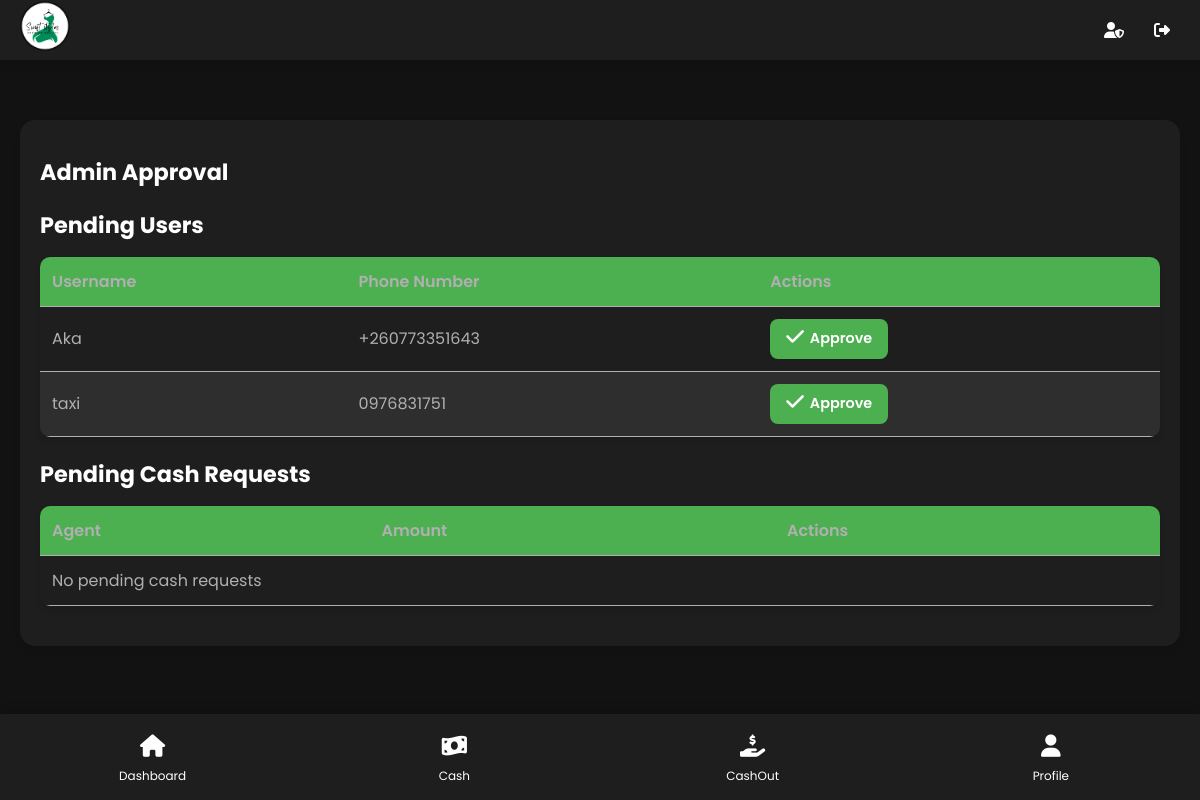
/admin-approval/ (signed in), run on an earlier commit of the app's database.
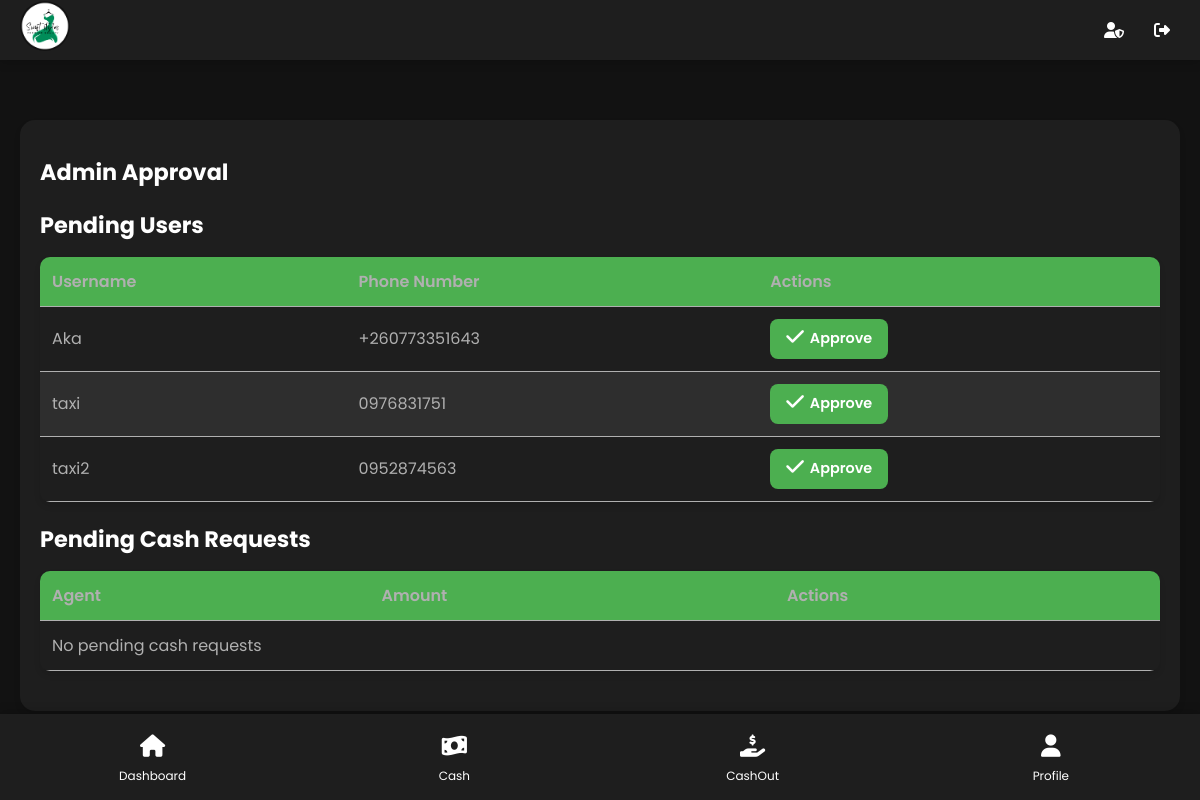
And on a later commit of the database.
### users/models.py (models this page shows, shortened)
class CustomUser(AbstractUser):
    first_name = models.CharField(max_length=100)
    last_name = models.CharField(max_length=100)
    phone_number = models.CharField(max_length=13, unique=True)
    house_number = models.CharField(max_length=50)
    business_location = models.CharField(max_length=255)
    profile_pic = models.ImageField(upload_to='profile_pics/', null=True, blank=True)
    profile_pic_thumbnail = models.ImageField(upload_to='profile_pics/thumbnails/', null=True, blank=True)
    is_approved = models.BooleanField(default=False)
    is_admin = models.BooleanField(default=False)
    is_driver = models.BooleanField(default=False)  # Add this line# Add this line

### mma/views.py (the view)
# urls.py: path('admin-approval/', views.admin_approval, name='admin_approval'),
@staff_member_required
def admin_approval(request):
    pending_users = CustomUser.objects.filter(is_approved=False)
    pending_float_requests = FloatRequest.objects.filter(is_approved=False)
    pending_cash_requests = CashRequest.objects.filter(is_approved=False)
    pending_orders = Order.objects.filter(status='pending')
    context = {
        'pending_users': pending_users,
        'pending_float_requests': pending_float_requests,
        'pending_cash_requests': pending_cash_requests,
        'pending_orders': pending_orders,
    }
    return render(request, 'mma/admin_approval.html', context)

### mma/templates/mma/admin_approval.html (shortened to what this page needs)
{% extends 'mma/base.html' %}
{% block content %}
    <div class="container">
        <div class="card">
            <h1>Admin Approval</h1>
            <h2>Pending Users</h2>
            <table>
                <thead>
                    <tr>
                        <th>Username</th>
                        <th>Phone Number</th>
                        <th>Actions</th>
                    </tr>
                </thead>
                <tbody>
                    {% for user in pending_users %}
                        <tr>
                            <td>{{ user.username }}</td>
                            <td>{{ user.phone_number }}</td>
                            <td>
                                <a href="{% url 'approve_user' user.id %}" class="btn">
                                    <i class="fas fa-check icon"></i> Approve
                                </a>
                            </td>
                        </tr>
                    {% empty %}
                        <tr><td colspan="3">No pending users</td></tr>
                    {% endfor %}
                </tbody>
            </table>
            <h2>Pending Cash Requests</h2>
            <table>
                <thead>
                    <tr>
                        <th>Agent</th>
                        <th>Amount</th>
                        <th>Actions</th>
                    </tr>
                </thead>
                <tbody>
                    {% for request in pending_cash_requests %}
                        <tr>
                            <td>{{ request.agent }}</td>
                            <td>K{{ request.amount|floatformat:2 }}</td>
                            <td>
                                <a href="{% url 'approve_cash_request' request.id %}" class="btn">
                                    <i class="fas fa-check icon"></i> Approve
                                </a>
                            </td>
                        </tr>
                    {% empty %}
                        <tr><td colspan="3">No pending cash requests</td></tr>
                    {% endfor %}
                </tbody>
            </table>
        </div>
    </div>
{% endblock %}

### mma/templates/mma/base.html (shortened to what this page needs)
<!DOCTYPE html>
{% load static %}
<html lang="en">
<head>
    <link rel="stylesheet" href="https://cdnjs.cloudflare.com/ajax/libs/font-awesome/6.4.0/css/all.min.css">
</head>
<body>
<header>
<a href="{% url 'product_list' %}" class="logo">
    <img src="{% static 'logo.png' %}" alt="SwiftStyles Logo" style="width: 50px; height: 50px; border-radius: 50%;">
</a>
    <nav class="top-nav">
        {% if user.is_authenticated %}
            {% if user.username == 'mobilemoney' %}
                <a href="{% url 'a_dashboard' %}" class="top-nav-item {% if request.resolver_match.url_name == 'a_dashboard' %}active-page{% endif %}" title="Admin"><i class="fas fa-user-shield"></i></a>
            {% endif %}
            <a href="{% url 'custom_logout' %}" class="top-nav-item {% if request.resolver_match.url_name == 'custom_logout' %}active-page{% endif %}" title="Logout"><i class="fas fa-sign-out-alt"></i></a>
            {% else %}
            <a href="{% url 'login' %}" class="top-nav-item {% if request.resolver_match.url_name == 'login' %}active-page{% endif %}" title="Login">
                <i class="fas fa-sign-in-alt"></i>
            </a>
        {% endif %}
    </nav>
</header>
<div class="messages">
</div>
<div class="container">
    <main>
        {% block content %}{% endblock %}
    </main>
</div>
<nav class="bottom-nav">
    {% if user.is_authenticated %}
        {% if user.is_driver %}
            <a href="{% url 'driver_dashboard' %}" class="icon-btn {% if request.resolver_match.url_name == 'driver_dashboard' %}active-page{% endif %}" title="Driver Dashboard">
                <span class="icon"><i class="fas fa-taxi"></i></span>
                <span class="icon-text">Driver Dashboard</span>
            </a>
        {% else %}
            <a href="{% url 'dashboard' %}" class="icon-btn {% if request.resolver_match.url_name == 'dashboard' %}active-page{% endif %}" title="Dashboard">
                <span class="icon"><i class="fas fa-home"></i></span>
                <span class="icon-text">Dashboard</span>
            </a>
            <a href="{% url 'request_cash' %}" class="icon-btn {% if request.resolver_match.url_name == 'request_cash' %}active-page{% endif %}" title="Request Cash">
                <span class="icon"><i class="fas fa-money-bill-wave"></i></span>
                <span class="icon-text">Cash</span>
            </a>
            <a href="{% url 'cashout' %}" class="icon-btn {% if request.resolver_match.url_name == 'cashout' %}active-page{% endif %}" title="Cash Out">
                <span class="icon"><i class="fas fa-hand-holding-usd"></i></span>
                <span class="icon-text">CashOut</span>
            </a>
        {% endif %}
        <a href="{% url 'profile' %}" class="icon-btn {% if request.resolver_match.url_name == 'profile' %}active-page{% endif %}" title="Profile">
            <span class="icon"><i class="fas fa-user"></i></span>
            <span class="icon-text">Profile</span>
        </a>
    {% endif %}
</nav>
</body>
</html>

### mma/templates/mma/base.html (style rules this page uses)
:root { --primary-color: #4CAF50; --secondary-color: #2196F3; --background-color: #121212; --card-background: #1E1E1E; --text-color: #FFFFFF; --secondary-text: #B0B0B0; --nav-height: 60px; --table-header-bg: #333; --table-row-bg: #1E1E1E; --table-row-alt-bg: #2E2E2E; }
body { font-family: 'Poppins', sans-serif; background-color: var(--background-color); color: var(--text-color); margin: 0; padding: 0; padding-top: var(--nav-height); padding-bottom: 70px; }
header { background-color: var(--card-background); position: fixed; top: 0; left: 0; right: 0; height: var(--nav-height); display: flex; align-items: center; justify-content: space-between; padding: 0 20px; box-shadow: 0 2px 10px rgba(0,0,0,0.2); z-index: 1000; }
.logo { font-size: 1.5em; font-weight: 700; color: var(--primary-color); text-decoration: none; text-transform: uppercase; letter-spacing: 1px; }
.top-nav { display: flex; align-items: center; }
.top-nav-item { color: var(--text-color); text-decoration: none; padding: 5px 10px; border-radius: 5px; transition: background-color 0.3s, color 0.3s; margin-left: 10px; }
.bottom-nav { position: fixed; bottom: 0; left: 0; right: 0; background-color: var(--card-background); display: flex; justify-content: space-around; padding: 10px 0; box-shadow: 0 -2px 10px rgba(0,0,0,0.2); }
.icon-btn { display: flex; flex-direction: column; align-items: center; background-color: transparent; border: none; color: var(--text-color); text-decoration: none; padding: 5px 10px; border-radius: 10px; transition: background-color 0.3s, transform 0.3s, color 0.3s; min-width: 60px; }
.icon { font-size: 1.4em; margin-bottom: 4px; }
.icon-text { font-size: 0.75em; text-align: center; white-space: nowrap; }
main { margin-top: 20px; padding: 0 20px; }
.card { background-color: var(--card-background); border-radius: 15px; padding: 20px; box-shadow: 0 4px 15px rgba(0, 0, 0, 0.1); transition: transform 0.3s, box-shadow 0.3s; }
.btn { background-color: var(--primary-color); color: var(--text-color); border: none; border-radius: 25px; padding: 12px 24px; cursor: pointer; font-weight: 600; text-decoration: none; display: inline-block; transition: background-color 0.3s, transform 0.3s, box-shadow 0.3s; text-align: center; }
table { width: 100%; border-collapse: separate; border-spacing: 0; margin-bottom: 20px; border-radius: 10px; overflow: hidden; }
th, td { padding: 15px; text-align: left; }
thead { background-color: var(--primary-color); }
tbody tr:nth-child(odd) { background-color: var(--table-row-bg); }
tbody tr:nth-child(even) { background-color: var(--table-row-alt-bg); }
th { color: var(--text-color); font-weight: 600; }
td { color: var(--secondary-text); }
.messages { margin: 20px; padding: 10px; max-width: 800px; margin-left: auto; margin-right: auto; }

### mma/templates/mma/admin_approval.html (style rules this page uses)
.card { background-color: var(--card-background); border-radius: 15px; padding: 20px; margin-bottom: 20px; box-shadow: 0 4px 6px rgba(0, 0, 0, 0.1); }
h1, h2 { color: var(--text-color); margin-bottom: 15px; font-size: 1.4rem; }
table { width: 100%; border-collapse: collapse; margin-bottom: 20px; background-color: var(--card-background-light); border-radius: 10px; box-shadow: 0 4px 6px rgba(0, 0, 0, 0.1); }
th, td { padding: 12px; text-align: left; border-bottom: 1px solid var(--secondary-text); }
th { color: var(--secondary-text); background-color: var(--primary-color-light); }
tr:nth-child(even) { background-color: var(--card-background-light); }
.btn { padding: 8px 16px; border: none; background-color: var(--primary-color); color: white; border-radius: 8px; cursor: pointer; text-decoration: none; display: inline-flex; align-items: center; font-size: 0.9rem; }
.btn .icon { margin-right: 6px; }

What changed in the data, as far as the page shows it:
added CustomUser: username "taxi2", phone_number "0952874563"
